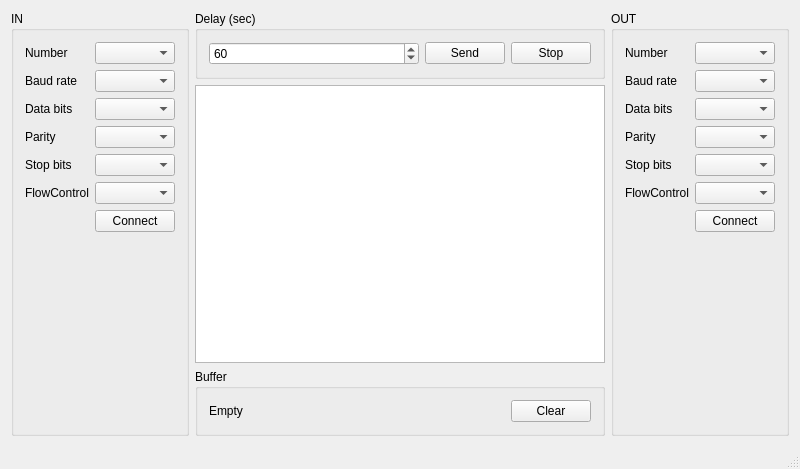
<?xml version="1.0" encoding="UTF-8"?>
<ui version="4.0">
 <class>MainWindow</class>
 <widget class="QMainWindow" name="MainWindow">
  <property name="geometry">
   <rect>
    <x>0</x>
    <y>0</y>
    <width>800</width>
    <height>469</height>
   </rect>
  </property>
  <property name="minimumSize">
   <size>
    <width>0</width>
    <height>0</height>
   </size>
  </property>
  <property name="baseSize">
   <size>
    <width>0</width>
    <height>0</height>
   </size>
  </property>
  <property name="windowTitle">
   <string>MainWindow</string>
  </property>
  <widget class="QWidget" name="centralWidget">
   <layout class="QGridLayout" name="gridLayout_4">
    <item row="0" column="1">
     <widget class="QGroupBox" name="groupBox_3">
      <property name="sizePolicy">
       <sizepolicy hsizetype="Preferred" vsizetype="Preferred">
        <horstretch>0</horstretch>
        <verstretch>1</verstretch>
       </sizepolicy>
      </property>
      <property name="title">
       <string>Delay (sec)</string>
      </property>
      <layout class="QGridLayout" name="gridLayout_3">
       <item row="0" column="1">
        <widget class="QPushButton" name="buttonSend">
         <property name="sizePolicy">
          <sizepolicy hsizetype="Preferred" vsizetype="Fixed">
           <horstretch>1</horstretch>
           <verstretch>0</verstretch>
          </sizepolicy>
         </property>
         <property name="text">
          <string>Send</string>
         </property>
        </widget>
       </item>
       <item row="0" column="2">
        <widget class="QPushButton" name="buttonStop">
         <property name="sizePolicy">
          <sizepolicy hsizetype="Preferred" vsizetype="Fixed">
           <horstretch>1</horstretch>
           <verstretch>0</verstretch>
          </sizepolicy>
         </property>
         <property name="text">
          <string>Stop</string>
         </property>
        </widget>
       </item>
       <item row="0" column="0">
        <widget class="QSpinBox" name="spinBox">
         <property name="sizePolicy">
          <sizepolicy hsizetype="Preferred" vsizetype="Fixed">
           <horstretch>4</horstretch>
           <verstretch>0</verstretch>
          </sizepolicy>
         </property>
         <property name="minimum">
          <number>1</number>
         </property>
         <property name="maximum">
          <number>3600</number>
         </property>
         <property name="value">
          <number>60</number>
         </property>
        </widget>
       </item>
      </layout>
     </widget>
    </item>
    <item row="1" column="1">
     <widget class="QPlainTextEdit" name="textBrowser">
      <property name="sizePolicy">
       <sizepolicy hsizetype="Expanding" vsizetype="Preferred">
        <horstretch>0</horstretch>
        <verstretch>20</verstretch>
       </sizepolicy>
      </property>
     </widget>
    </item>
    <item row="2" column="1">
     <widget class="QGroupBox" name="groupBox_4">
      <property name="sizePolicy">
       <sizepolicy hsizetype="Preferred" vsizetype="Preferred">
        <horstretch>0</horstretch>
        <verstretch>1</verstretch>
       </sizepolicy>
      </property>
      <property name="title">
       <string>Buffer</string>
      </property>
      <layout class="QHBoxLayout" name="horizontalLayout">
       <item>
        <widget class="QLabel" name="currentByte">
         <property name="sizePolicy">
          <sizepolicy hsizetype="Preferred" vsizetype="Preferred">
           <horstretch>8</horstretch>
           <verstretch>0</verstretch>
          </sizepolicy>
         </property>
         <property name="text">
          <string>Empty</string>
         </property>
        </widget>
       </item>
       <item>
        <widget class="QPushButton" name="clearBufferButton">
         <property name="sizePolicy">
          <sizepolicy hsizetype="Preferred" vsizetype="Fixed">
           <horstretch>1</horstretch>
           <verstretch>0</verstretch>
          </sizepolicy>
         </property>
         <property name="text">
          <string>Clear</string>
         </property>
        </widget>
       </item>
      </layout>
     </widget>
    </item>
    <item row="0" column="0" rowspan="3">
     <widget class="QGroupBox" name="groupBox">
      <property name="title">
       <string>IN</string>
      </property>
      <layout class="QGridLayout" name="gridLayout">
       <item row="0" column="1">
        <widget class="QComboBox" name="comboBoxNumberIn"/>
       </item>
       <item row="0" column="0">
        <widget class="QLabel" name="label">
         <property name="text">
          <string>Number</string>
         </property>
        </widget>
       </item>
       <item row="5" column="1">
        <widget class="QComboBox" name="comboBoxFlowControlIn"/>
       </item>
       <item row="4" column="0">
        <widget class="QLabel" name="label_5">
         <property name="text">
          <string>Stop bits</string>
         </property>
        </widget>
       </item>
       <item row="7" column="1">
        <widget class="QPushButton" name="buttonIN">
         <property name="text">
          <string>Connect</string>
         </property>
        </widget>
       </item>
       <item row="1" column="0">
        <widget class="QLabel" name="label_2">
         <property name="text">
          <string>Baud rate</string>
         </property>
        </widget>
       </item>
       <item row="5" column="0">
        <widget class="QLabel" name="label_6">
         <property name="text">
          <string>FlowControl</string>
         </property>
        </widget>
       </item>
       <item row="4" column="1">
        <widget class="QComboBox" name="comboBoxStopBitsIn"/>
       </item>
       <item row="3" column="0">
        <widget class="QLabel" name="label_4">
         <property name="text">
          <string>Parity</string>
         </property>
        </widget>
       </item>
       <item row="3" column="1">
        <widget class="QComboBox" name="comboBoxParityIn"/>
       </item>
       <item row="1" column="1">
        <widget class="QComboBox" name="comboBoxBaudRateIn"/>
       </item>
       <item row="2" column="1">
        <widget class="QComboBox" name="comboBoxDataBitsIn"/>
       </item>
       <item row="2" column="0">
        <widget class="QLabel" name="label_3">
         <property name="text">
          <string>Data bits</string>
         </property>
        </widget>
       </item>
       <item row="8" column="1">
        <spacer name="verticalSpacer">
         <property name="orientation">
          <enum>Qt::Vertical</enum>
         </property>
         <property name="sizeHint" stdset="0">
          <size>
           <width>20</width>
           <height>40</height>
          </size>
         </property>
        </spacer>
       </item>
      </layout>
     </widget>
    </item>
    <item row="0" column="2" rowspan="3">
     <widget class="QGroupBox" name="groupBox_2">
      <property name="title">
       <string>OUT</string>
      </property>
      <layout class="QGridLayout" name="gridLayout_2">
       <item row="1" column="1">
        <widget class="QComboBox" name="comboBoxBaudRateOut"/>
       </item>
       <item row="7" column="1">
        <widget class="QPushButton" name="buttonOUT">
         <property name="text">
          <string>Connect</string>
         </property>
        </widget>
       </item>
       <item row="0" column="0">
        <widget class="QLabel" name="label_7">
         <property name="text">
          <string>Number</string>
         </property>
        </widget>
       </item>
       <item row="2" column="0">
        <widget class="QLabel" name="label_9">
         <property name="text">
          <string>Data bits</string>
         </property>
        </widget>
       </item>
       <item row="3" column="0">
        <widget class="QLabel" name="label_10">
         <property name="text">
          <string>Parity</string>
         </property>
        </widget>
       </item>
       <item row="4" column="0">
        <widget class="QLabel" name="label_11">
         <property name="text">
          <string>Stop bits</string>
         </property>
        </widget>
       </item>
       <item row="1" column="0">
        <widget class="QLabel" name="label_8">
         <property name="text">
          <string>Baud rate</string>
         </property>
        </widget>
       </item>
       <item row="2" column="1">
        <widget class="QComboBox" name="comboBoxDataBitsOut"/>
       </item>
       <item row="5" column="1">
        <widget class="QComboBox" name="comboBoxFlowControlOut"/>
       </item>
       <item row="3" column="1">
        <widget class="QComboBox" name="comboBoxParityOut"/>
       </item>
       <item row="0" column="1">
        <widget class="QComboBox" name="comboBoxNumberOut"/>
       </item>
       <item row="4" column="1">
        <widget class="QComboBox" name="comboBoxStopBitsOut"/>
       </item>
       <item row="5" column="0">
        <widget class="QLabel" name="label_12">
         <property name="text">
          <string>FlowControl</string>
         </property>
        </widget>
       </item>
       <item row="8" column="1">
        <spacer name="verticalSpacer_2">
         <property name="orientation">
          <enum>Qt::Vertical</enum>
         </property>
         <property name="sizeHint" stdset="0">
          <size>
           <width>20</width>
           <height>40</height>
          </size>
         </property>
        </spacer>
       </item>
      </layout>
     </widget>
    </item>
   </layout>
  </widget>
  <widget class="QStatusBar" name="statusBar"/>
 </widget>
 <layoutdefault spacing="6" margin="11"/>
 <resources/>
 <connections/>
</ui>
